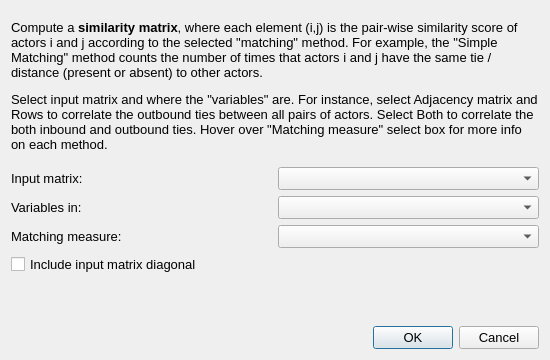
<?xml version="1.0" encoding="UTF-8"?>
<ui version="4.0">
 <class>DialogSimilarityMatches</class>
 <widget class="QDialog" name="DialogSimilarityMatches">
  <property name="enabled">
   <bool>true</bool>
  </property>
  <property name="geometry">
   <rect>
    <x>0</x>
    <y>0</y>
    <width>550</width>
    <height>360</height>
   </rect>
  </property>
  <property name="sizePolicy">
   <sizepolicy hsizetype="MinimumExpanding" vsizetype="MinimumExpanding">
    <horstretch>0</horstretch>
    <verstretch>0</verstretch>
   </sizepolicy>
  </property>
  <property name="minimumSize">
   <size>
    <width>550</width>
    <height>360</height>
   </size>
  </property>
  <property name="maximumSize">
   <size>
    <width>600</width>
    <height>600</height>
   </size>
  </property>
  <property name="font">
   <font>
    <pointsize>10</pointsize>
   </font>
  </property>
  <property name="windowTitle">
   <string>Similarity: Matches</string>
  </property>
  <layout class="QFormLayout" name="formLayout">
   <item row="0" column="0" colspan="2">
    <widget class="QLabel" name="description">
     <property name="sizePolicy">
      <sizepolicy hsizetype="MinimumExpanding" vsizetype="MinimumExpanding">
       <horstretch>0</horstretch>
       <verstretch>0</verstretch>
      </sizepolicy>
     </property>
     <property name="minimumSize">
      <size>
       <width>400</width>
       <height>150</height>
      </size>
     </property>
     <property name="text">
      <string>&lt;html&gt;&lt;head/&gt;&lt;body&gt;&lt;p&gt;Compute a &lt;span style=&quot; font-weight:600;&quot;&gt;similarity matrix&lt;/span&gt;, where each element (i,j) is the pair-wise similarity score of actors i and j according to the selected &amp;quot;matching&amp;quot; method. For example, the &amp;quot;Simple Matching&amp;quot; method counts the number of times that actors i and j have the same tie / distance (present or absent) to other actors. &lt;/p&gt;&lt;p&gt;Select input matrix and where the &amp;quot;variables&amp;quot; are. For instance, select Adjacency matrix and Rows to correlate the outbound ties between all pairs of actors. Select Both to correlate the both inbound and outbound ties. Hover over &amp;quot;Matching measure&amp;quot; select box for more info on each method.&lt;/p&gt;&lt;/body&gt;&lt;/html&gt;</string>
     </property>
     <property name="textFormat">
      <enum>Qt::RichText</enum>
     </property>
     <property name="wordWrap">
      <bool>true</bool>
     </property>
    </widget>
   </item>
   <item row="2" column="0" colspan="2">
    <layout class="QHBoxLayout" name="horizontalLayout">
     <item>
      <widget class="QLabel" name="label_2">
       <property name="text">
        <string>Input matrix:</string>
       </property>
      </widget>
     </item>
     <item>
      <widget class="QComboBox" name="matrixSelect">
       <property name="minimumSize">
        <size>
         <width>200</width>
         <height>0</height>
        </size>
       </property>
       <property name="focusPolicy">
        <enum>Qt::StrongFocus</enum>
       </property>
       <property name="toolTip">
        <string>&lt;html&gt;&lt;head/&gt;&lt;body&gt;&lt;p&gt;&lt;span style=&quot; font-weight:600;&quot;&gt;Adjacency:&lt;/span&gt; Use the active network's adjacency matrix as input to correlate ties between all pairs of actors. &lt;/p&gt;&lt;p&gt;&lt;span style=&quot; font-weight:600;&quot;&gt;Distances:&lt;/span&gt; Use the active network's geodesic distances matrix to correlate distances between all pairs of actors.&lt;/p&gt;&lt;/body&gt;&lt;/html&gt;</string>
       </property>
      </widget>
     </item>
    </layout>
   </item>
   <item row="4" column="0" colspan="2">
    <layout class="QHBoxLayout" name="horizontalLayout_2">
     <item>
      <widget class="QLabel" name="label_3">
       <property name="text">
        <string>Variables in:</string>
       </property>
      </widget>
     </item>
     <item>
      <widget class="QComboBox" name="variablesLocationSelect">
       <property name="minimumSize">
        <size>
         <width>200</width>
         <height>0</height>
        </size>
       </property>
       <property name="focusPolicy">
        <enum>Qt::StrongFocus</enum>
       </property>
       <property name="toolTip">
        <string>&lt;html&gt;&lt;head/&gt;&lt;body&gt;&lt;p&gt;&lt;span style=&quot; font-weight:600;&quot;&gt;Rows: &lt;/span&gt;Correlate outbound ties (or distances, depending on the selected matrix above) between pairs of actors.&lt;/p&gt;&lt;p&gt;&lt;span style=&quot; font-weight:600;&quot;&gt;Columns: &lt;/span&gt;Correlate inbound ties (or distances, depending on the selected matrix above) between pairs of actors.&lt;/p&gt;&lt;p&gt;&lt;span style=&quot; font-weight:600;&quot;&gt;Both: &lt;/span&gt;Correlate both outbound and inbound ties (or distances, depending on the selected matrix above) between pairs of actors. In this case, the input matrix is expanded by listing row vectors followed by column vectors. This is useful only when you have directed data.&lt;/p&gt;&lt;p&gt;&lt;br/&gt;&lt;/p&gt;&lt;/body&gt;&lt;/html&gt;</string>
       </property>
      </widget>
     </item>
    </layout>
   </item>
   <item row="5" column="0" colspan="2">
    <layout class="QHBoxLayout" name="horizontalLayout_3">
     <item>
      <widget class="QLabel" name="label_4">
       <property name="text">
        <string>Matching measure:</string>
       </property>
      </widget>
     </item>
     <item>
      <widget class="QComboBox" name="measureSelect">
       <property name="minimumSize">
        <size>
         <width>200</width>
         <height>0</height>
        </size>
       </property>
       <property name="focusPolicy">
        <enum>Qt::StrongFocus</enum>
       </property>
       <property name="toolTip">
        <string>&lt;html&gt;&lt;head/&gt;&lt;body&gt;&lt;p&gt;Select a matching method. &lt;/p&gt;&lt;p&gt;&lt;span style=&quot; font-weight:600;&quot;&gt;Exact Matches&lt;/span&gt;: Examines pairs of actors for exact tie or distance matches (present or absent) to other actors and returns a proportion to their overall ties. &lt;/p&gt;&lt;p&gt;&lt;span style=&quot; font-weight:600;&quot;&gt;Positive Matches (Jaccard/Co-citation)&lt;/span&gt;: Looks for same ties/distances reported by both actors. Returns the ratio to the total number of ties reported.&lt;/p&gt;&lt;p&gt;&lt;span style=&quot; font-weight:600;&quot;&gt;Hamming distance&lt;/span&gt;: Reports the number of ties/distances to other actors which differ between each pair of actors.&lt;/p&gt;&lt;p&gt;&lt;span style=&quot; font-weight:600;&quot;&gt;Cosine similarity&lt;/span&gt;: Computes the pair-wise similarity of actors as the dot product of their tie/distance vectors divided by the magnitude of these vectors. &lt;br/&gt;&lt;/p&gt;&lt;/body&gt;&lt;/html&gt;</string>
       </property>
      </widget>
     </item>
    </layout>
   </item>
   <item row="7" column="0">
    <widget class="QCheckBox" name="diagonalCheckBox">
     <property name="statusTip">
      <string>Enable to include matrix diagonal in calculations</string>
     </property>
     <property name="text">
      <string>Include input matrix diagonal</string>
     </property>
    </widget>
   </item>
   <item row="8" column="1">
    <spacer name="verticalSpacer">
     <property name="orientation">
      <enum>Qt::Vertical</enum>
     </property>
     <property name="sizeHint" stdset="0">
      <size>
       <width>20</width>
       <height>20</height>
      </size>
     </property>
    </spacer>
   </item>
   <item row="9" column="1">
    <widget class="QDialogButtonBox" name="buttonBox">
     <property name="font">
      <font>
       <pointsize>10</pointsize>
      </font>
     </property>
     <property name="orientation">
      <enum>Qt::Horizontal</enum>
     </property>
     <property name="standardButtons">
      <set>QDialogButtonBox::Cancel|QDialogButtonBox::Ok</set>
     </property>
    </widget>
   </item>
  </layout>
 </widget>
 <resources/>
 <connections/>
</ui>
